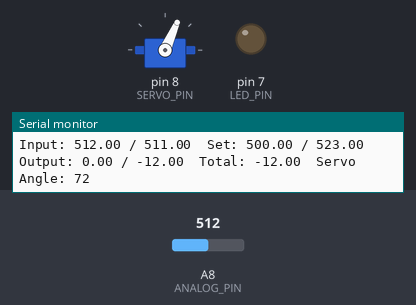
A sketch run on a simulated Arduino Mega 2560, built with avr-gcc and run on an emulated ATmega2560. On the bench: servo, output pins drawn as LEDs (lit = HIGH), the last lines printed to the serial monitor. The inputs (shaded band) are chosen by the test bench; at power-on: A8 (ANALOG_PIN) = 512.

Above: at 1.2 s.
1.3 s: A8 (ANALOG_PIN) set to 306
At 1.67 s:
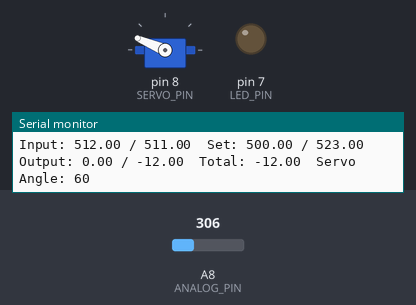
3.3 s: A8 (ANALOG_PIN) set to 487
4.8 s: A8 (ANALOG_PIN) set to 498
At 6.0 s:
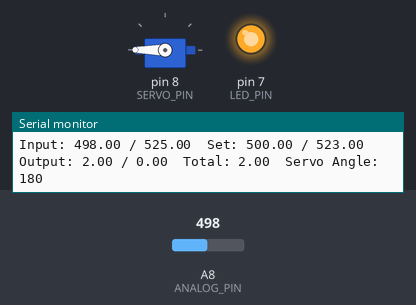
6.3 s: A8 (ANALOG_PIN) set to 511
At 6.54 s:
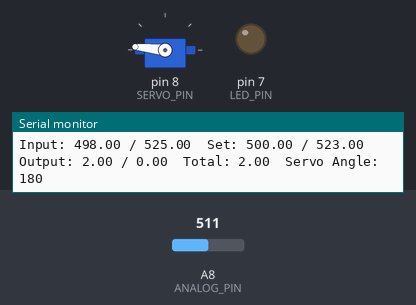
9.3 s: A8 (ANALOG_PIN) set to 716
11.2 s: A8 (ANALOG_PIN) set to 490
At 11.41 s:
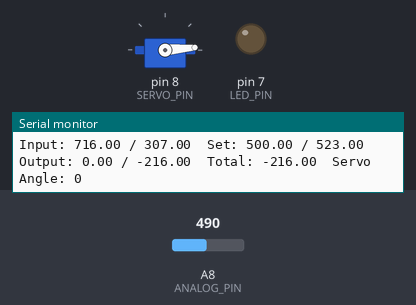
Timing chart, 0 to 18.8 s (numbered marks = the images above; inputs shaded):
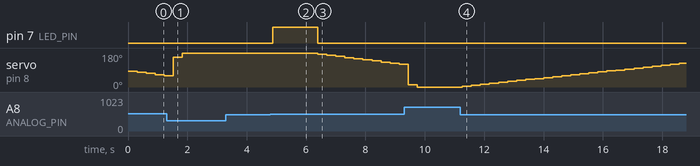

The sketch:

pid_test.ino
```cpp
/********************************************************
 * PID Proportional on measurement Example
 * Setting the PID to use Proportional on measurement will
 * make the output move more smoothly when the setpoint
 * is changed.  In addition, it can eliminate overshoot
 * in certain processes like sous-vides.
 ********************************************************/

#include <PID_v1.h>
#include <Servo.h>

//Define Variables we'll be connecting to
double SetpointX1, InputX1, OutputX1;
double SetpointX2, InputX2, OutputX2;

//Specify the links and initial tuning parameters
PID pidX1(&InputX1, &OutputX1, &SetpointX1,1,0,0,P_ON_E, DIRECT); //P_ON_M specifies that Proportional on Measurement be used
                                                            //P_ON_E (Proportional on Error) is the default behavior
PID pidX2(&InputX2, &OutputX2, &SetpointX2,1,0,0,P_ON_E, DIRECT); //P_ON_M specifies that Proportional on Measurement be used

#define IN_MIN            0
#define IN_MAX            1023


#define ANALOG_PIN        A8

#define LED_PIN           7


#define SERVO_PIN         8
#define SERVO_ANGLE_START 90
#define SERVO_ANGLE_MAX   180
#define SERVO_ANGLE_MIN   0

// an A2D value of less than this from our setpoint lights the LED
#define ADJUSTMENT_TOLERANCE    3

#define CYCLE_DELAY       300             // delay between compute and move cycles (ms)


Servo   controlServo;

int     servoAngle = SERVO_ANGLE_START;


void setup()
{
  Serial.begin(115200);

  //initialize the variables we're linked to
  InputX1 = analogRead(ANALOG_PIN);
  SetpointX1 = 500;
  InputX2 = IN_MAX - InputX1;
  SetpointX2 = IN_MAX - SetpointX1;

  //turn the PID on
  pidX1.SetMode(AUTOMATIC);
  pidX2.SetMode(AUTOMATIC);

  pinMode(LED_PIN, OUTPUT);

  controlServo.attach(SERVO_PIN);
  controlServo.write(servoAngle);
}

void loop()
{

#ifdef NEVER
while (1) {
  int i;

  for (i = SERVO_ANGLE_MIN ; i < SERVO_ANGLE_MAX ; i++) {
    controlServo.write(i);
    delay(CYCLE_DELAY);
  }

  for (i = SERVO_ANGLE_MAX ; i > SERVO_ANGLE_MIN ; i--) {
    controlServo.write(i);
    delay(CYCLE_DELAY);
  }
}
#endif

  InputX1 = analogRead(ANALOG_PIN);
  InputX2 = IN_MAX - InputX1;

  pidX1.Compute();
  pidX2.Compute();

  if (abs(OutputX1 - OutputX2) < ADJUSTMENT_TOLERANCE) {
    digitalWrite(LED_PIN, HIGH);
  } else {
    digitalWrite(LED_PIN, LOW);
  }

//  The "output" from the PID is essentially unit-less as far as I can tell so I take the
//  difference of the two and divide it by 2 to get the servo angle change - through empirical
//  testing, it seems to minimize overshoot
  servoAngle += (OutputX1 - OutputX2)/2;

  if (servoAngle > SERVO_ANGLE_MAX) {
    servoAngle = SERVO_ANGLE_MAX;
  }

  if (servoAngle < SERVO_ANGLE_MIN) {
    servoAngle = SERVO_ANGLE_MIN;
  }

  controlServo.write(servoAngle);
  delay(CYCLE_DELAY);

  Serial.print("Input: ");
  Serial.print(InputX1);
  Serial.print(" / ");
  Serial.print(InputX2);
  Serial.print("  Set: ");
  Serial.print(SetpointX1);
  Serial.print(" / ");
  Serial.print(SetpointX2);
  Serial.print("  Output: ");
  Serial.print(OutputX1);
  Serial.print(" / ");
  Serial.print(OutputX2 * -1);
  Serial.print("  Total: ");
  Serial.print(OutputX1 - OutputX2);
  Serial.print("  Servo Angle: ");
  Serial.println(servoAngle);
}
```

Measured:
- the behaviour switches between 497 and 498 on A8 (ANALOG_PIN) (found by bisection; images 1 and 2)
- after the input at 4.8 s, pin 7 (LED_PIN): LOW → HIGH after 0.07 s
- after the input at 6.3 s, pin 7 (LED_PIN): HIGH → LOW after 0.09 s; servo on pin 8 (SERVO_PIN): moves from 180° to 120° over 2.7 s, starting after 0.09 s
- after the input at 11.2 s, servo on pin 8 (SERVO_PIN): moves from 0° to 125° over 7.3 s, starting after 0.07 s
